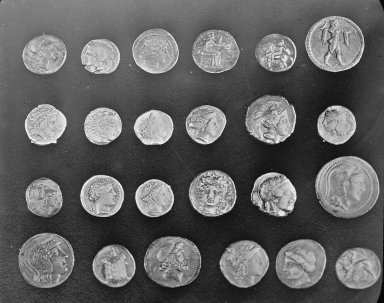
#> input picture skimage.data.coins(), 384 x 303 px
$ jupyter execute --allow-errors detection_ellipse.ipynb
#> lines starting #> are read from the running program, lines starting #| are printed output that depends on the picture; after the words box and inside, x2 and y2 are one past the last pixel; in counts of white or black regions, pixels touching at a corner belong together
### WilliamIm/utils4ImAnalysis.py
import sys, os, ctypes
import numpy as np
import matplotlib
import matplotlib as mpl
import matplotlib.pyplot as plt

# # filter list
# blur_filter = np.array([
#                         [ 0.05, 0.2, 0.05],
#                         [  0.2, 0.2,  0.2],
#                         [ 0.05, 0.2, 0.05]
#                     ])
blur_filter = np.array([
                        [ 0.005, 0.02, 0.005],
                        [  0.02, 0.02,  0.02],
                        [ 0.005, 0.02, 0.005]
                    ]) # <3

L = np.array([
    [  0,  0, -1,  0,  0],
    [  0, -1, -2, -1,  0],
    [ -1, -2,-16, -2, -1],
    [  0, -1, -2, -1,  0],
    [  0,  0, -1,  0,  0]
]) #best

# edge_f = np.array([
#                 [-1,-1,-1],
#                 [-1,-8,-1],
#                 [-1,-1,-1]
#             ])
edge_f = np.array([
                [-0,-1,-0],
                [-1, 8,-1],
                [-0,-1,-0]
            ])

# Marr Hildreth Edge Detection
edge_detection = np.array([
                    [  0, -1,  0],
                    [ -1,  4, -1],
                    [  0, -1,  0]
                ])

# [129 lines left out: functions heatmap, annotate_heatmap, dirpath, interval, not called in this run]

def temps(tstart: float = 0,tstop: float = 10,tsampling: float = 1) -> np.ndarray:
    return interval(tstart,tstop,tsampling)


def dictPrinter(param: dict = {}) -> None:
    [print(f"\n{key} \n\t {param[key]}") for key in list(param.keys())]

def dictReader(param: dict = {}) -> None:
    dictPrinter(param)


def filepath(filename: str = "") -> str:
    return os.path.join(os.path.dirname(os.path.realpath(__file__)),filename)

# [44 lines left out: functions locateUi, makeFileExt, readFileExt, locateFileExt, not called in this run]

def locateFileNameExt(path: str = os.path.dirname(os.path.realpath(__file__)), containInName: str = "", ext: str = "") -> list:
    """
    Find file.ext in path
    by default path is the file directory
    """
#> called with path = 'WilliamIm', containInName = 'dimer_i00', ext = '.jpg'
    paths, filename = [], []
    for root, dirs, files in os.walk(path):
        for file in files:
            if file.endswith(ext) and file.__contains__(containInName):
                paths.append(os.path.join(root,file))
                filename.append(file)
    paths.sort()
    return paths

# [5 lines left out: function dirpath, not called in this run]

#------------------------------------------------------------------------------------------------------------------------#
# -*- coding: utf-8 -*-
"""
Created on Wed Jun 30 16:09:31 2021

@author: nicol
"""
import cv2
import numpy as np
#%%
# https://docs.python.org/3/reference/datamodel.html
# findColorBIS.__name__
# findColorBIS.__doc__
#%%
# [155 lines left out: functions stackImages, getContours, getContours_SRC, findColorBIS, findColor, masking, not called in this run]

### WilliamIm/detection_ellipse.ipynb
[cell 1]
from utils4ImAnalysis import locateFileNameExt, blur_filter, L, edge_f, edge_detection
from PIL import Image, ImageFilter
Filters = [
            ImageFilter.BLUR,
            ImageFilter.CONTOUR,
            ImageFilter.DETAIL,
            ImageFilter.EDGE_ENHANCE,
            ImageFilter.EDGE_ENHANCE_MORE,
            ImageFilter.EMBOSS,
            ImageFilter.FIND_EDGES,
            ImageFilter.SHARPEN,
            ImageFilter.SMOOTH,
            ImageFilter.SMOOTH_MORE,
            ImageFilter.GaussianBlur,
            ImageFilter.MedianFilter,
            ImageFilter.MaxFilter,
            ImageFilter.MinFilter,
            ImageFilter.Kernel(
                                (3, 3),
                                (
                                    -1, -1, -1,
                                    -1,  8, -1,
                                    -1, -1, -1
                                ),
                                1,
                                0
                            ),
            ImageFilter.BoxBlur(radius = 3),
            ImageFilter.UnsharpMask(radius=3, percent=150, threshold=3),
            ImageFilter.ModeFilter(size=3),
            # ImageFilter.Kernel(
            #                     (3, 3),
            #                     (
            #                         -0, -1, -0,
            #                         -1,  4, -1,
            #                         -0, -1, -0,
            #                     ),
            #                     1,
            #                     0
            #                 ),


            # ImageFilter.RankFilter(size = size, rank = int(size**3 / (3*2))),
            ImageFilter.BoxBlur(radius = 0),
            # size – The kernel size, in pixels.
            # rank – What pixel value to pick.
            # Use 0 for a min filter,
            # size * size / 2 for a median filter,
            # size * size - 1 for a max filter, etc.
            # ImageFilter.Color3DLUT,
        ]
import matplotlib.pyplot as plt
import numpy as np
import os, sys

name:str = 'dimer_i00{}'.format(1)
# imPaths = locateFileNameExt(path='.\\images',containInName= "dimer_i00", ext=".jpg")
imPaths = locateFileNameExt(containInName= "dimer_i00", ext=".jpg")
imNames = [imPath.split('\\')[-1].split('.')[0] for imPath in imPaths]
print('imNames', imNames)

#> (the rest of this cell did not finish here and is left out)

# Metric calculation

[cell 2]
# Metric calculation
startCol, stopCol = 373, 13 # 33 => 2#µm
shift, imageMetric = 0, 2 #µm

startCol, stopCol = 374, 241 # 33 => .2#µm
shift, imageMetric = 0, .2 #µm

#> (the rest of this cell did not finish here and is left out)

# filtering module

[cell 3]
#filtering module
from scipy.ndimage import gaussian_filter
from scipy.signal import convolve2d
from scipy import ndimage as ndi

from skimage.util import random_noise
from skimage import feature


# Generate noisy image of a square

#> (the rest of this cell did not finish here and is left out)

# Salt paper filtering example

https://journals.plos.org/plosone/article?id=10.1371/journal.pone.0205736

imNames = [
    'dimer_i001',
    'dimer_i002',
    'dimer_i003',
    'dimer_i004',
    'dimer_i005'
]

[cell 4]
import imageio
import pywt
# https://pywavelets.readthedocs.io/en/latest/
from skimage import (
    data, restoration, util
)


def plot_result(image:np.array, background:np.array, figsize:tuple=(10,5)):
    fig, ax = plt.subplots(nrows=1, ncols=3, figsize=figsize)
    ax[0].imshow(image, cmap='gray')
    ax[0].set_title('Original image')
    ax[0].axis('off')

    ax[1].imshow(background, cmap='gray')
    ax[1].set_title('Background')
    ax[1].axis('off')

    ax[2].imshow(image - background, cmap='gray')
    ax[2].set_title('Result')
    ax[2].axis('off')

    fig.tight_layout()
#===============================================================================#

# #moche
# background = restoration.rolling_ball(
#     image=imArrayR
# )

#===============================================================================#
#beau
r1, r2, maxLoG = 20, 20, 255
r1, r2, maxLoG = 15, 15, 255
r1, r2, maxLoG = 25, 25, 255
r1, r2, maxLoG = 18, 18, 255
r1, r2, maxLoG = 22, 22, 255
ellipseKernel = restoration.ellipsoid_kernel(
    (r1, r2),
    maxLoG
)
#> (the rest of this cell did not finish here and is left out)

[cell 5]
# r1, r2, maxLoG = 22, 22, 255
# ellipseKernel = restoration.ellipsoid_kernel(
#     (r1, r2),
#     maxLoG
# )
# for i in ellipseKernel:
#     if i == inf
# ellipseKernel = [ for i in ellipseKernel]
# conv = convolve2d(imArray, ellipseKernel, boundary='symm', mode='same')
# # imconv = Image.fromarray(conv)
# plt.imshow(conv)
# # imconv

#Exemple de détection d'ellipse

src : https://scikit-image.org/docs/stable/auto_examples/segmentation/plot_regionprops.html

https://programtalk.com/python-examples/skimage.measure.regionprops/

https://pyimagesearch.com/2016/02/08/opencv-shape-detection/

paper on shape detection:
https://www.researchgate.net/publication/360935951_Application_of_Python-OpenCV_to_detect_contour_of_shapes_and_colour_of_a_real_image

Realtime shape detection - cv2:
https://pysource.com/2018/12/29/real-time-shape-detection-opencv-with-python-3/

useless:

facedetection : https://realpython.com/traditional-face-detection-python/

filtre classique:
scharr
sobel

rolling-ball algorithm

détection bord :
canny

l'algo sift:
Harris-stephens
Moravek

# Test algorithm for ellipses

[cell 6]
# [56 lines of commented-out code are left out]

# Segmentation and Tracing

[cell 7]
import plotly
import plotly.express as px
import plotly.graph_objects as go
from skimage import data, filters, measure, morphology

#> (the rest of this cell did not finish here and is left out)

[cell 8]
selectedDisks = [28, 31]

frame = []
#> (the rest of this cell did not finish here and is left out)

#> (a cell that did not finish here is left out)

#> (a cell that did not finish here is left out)

# La suite ne fonctionne pas avec la 3.10 - et c'est pénible

[cell 11]
# https://peerj.com/articles/453/
# https://scikit-image.org/
# https://peerj.com/articles/453/#fig-1
# pip install -U scikit-image

#%%
#-----------------------------------------------------------------------#
from skimage import (data, io, )
from skimage import filters
from skimage import feature
from PIL import ImageFilter

image = data.coins()  # or any NumPy array!
#> image is the input picture: shape (303, 384); min 1, max 252, mean 96.9
edges = filters.sobel(image)
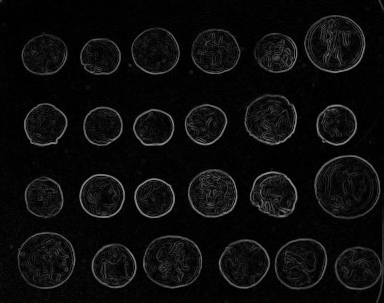
#> edges: shape (303, 384) float64; min 0, max 0.59, mean 0.0492
io.imshow(edges)
#-----------------------------------------------------------------------#
import numpy as np
import matplotlib.pyplot as plt

# Load a small section of the image.
image = data.coins()[0:95, 70:370]
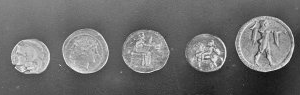
#> image: shape (95, 300); min 14, max 248, mean 109.9

fig, axes = plt.subplots(ncols=2, nrows=3,
                         figsize=(8, 4))
ax0, ax1, ax2, ax3, ax4, ax5  = axes.flat
ax0.imshow(image, cmap=plt.cm.gray)
ax0.set_title('Original', fontsize=24)
ax0.axis('off')

#-----------------------------------------------------------------------#
# Histogram.
values, bins = np.histogram(image,
                            bins=np.arange(256))
#> values = 255 values, max 434 at index 94, min 0 at index 0, mean 111.8; bins = 256 values from 0 to 255

ax1.plot(bins[:-1], values, lw=2, c='k')
ax1.set_xlim(xmax=256)
ax1.set_yticks([0, 400])
ax1.set_aspect(.2)
ax1.set_title('Histogram', fontsize=24)

#-----------------------------------------------------------------------#
# Apply threshold.
from skimage.filters import threshold_local

bw = threshold_local(image, 95, offset=-15)
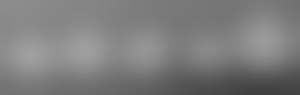
#> bw: shape (95, 300) float64; min 63.73, max 159.2, mean 124.9

ax2.imshow(bw, cmap=plt.cm.gray)
ax2.set_title('Adaptive threshold', fontsize=24)
ax2.axis('off')

#-----------------------------------------------------------------------#
# Find maxima.
from skimage.feature import peak_local_max

coordinates = peak_local_max(image, min_distance=20)
#> coordinates = [[71, 22], [56, 225], [65, 103], [68, 72], [64, 47], [37, 102], [59, 257], [26, 254], [63, 149], [34, 143]]

ax3.imshow(image, cmap=plt.cm.gray)
ax3.autoscale(False)
ax3.plot(coordinates[:, 1],
         coordinates[:, 0], c='red')
ax3.set_title('Peak local maxima', fontsize=24)
ax3.axis('off')

#-----------------------------------------------------------------------#
# Detect edges.

edges = feature.canny(image, sigma=3,
                     low_threshold=10,
                     high_threshold=80)
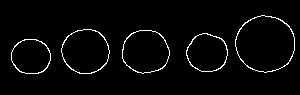
#> edges: shape (95, 300) bool; 2.8% white in thin lines or dots, all inside (x1, y1, x2, y2) = (11, 15, 295, 74)

ax4.imshow(edges, cmap=plt.cm.gray)
ax4.set_title('Edges', fontsize=24)
ax4.axis('off')

#-----------------------------------------------------------------------#
# Label image regions.
from skimage.measure import regionprops
import matplotlib.patches as mpatches
from skimage.morphology import label

label_image = label(edges)
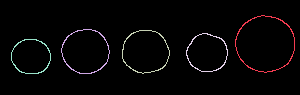
#> label_image: shape (95, 300) int32; 6 distinct labels, from 0 to 5; one colour per label, 0 black

ax5.imshow(image, cmap=plt.cm.gray)
ax5.set_title('Labeled items', fontsize=24)
ax5.axis('off')

#> (the rest of this cell did not finish here and is left out)
